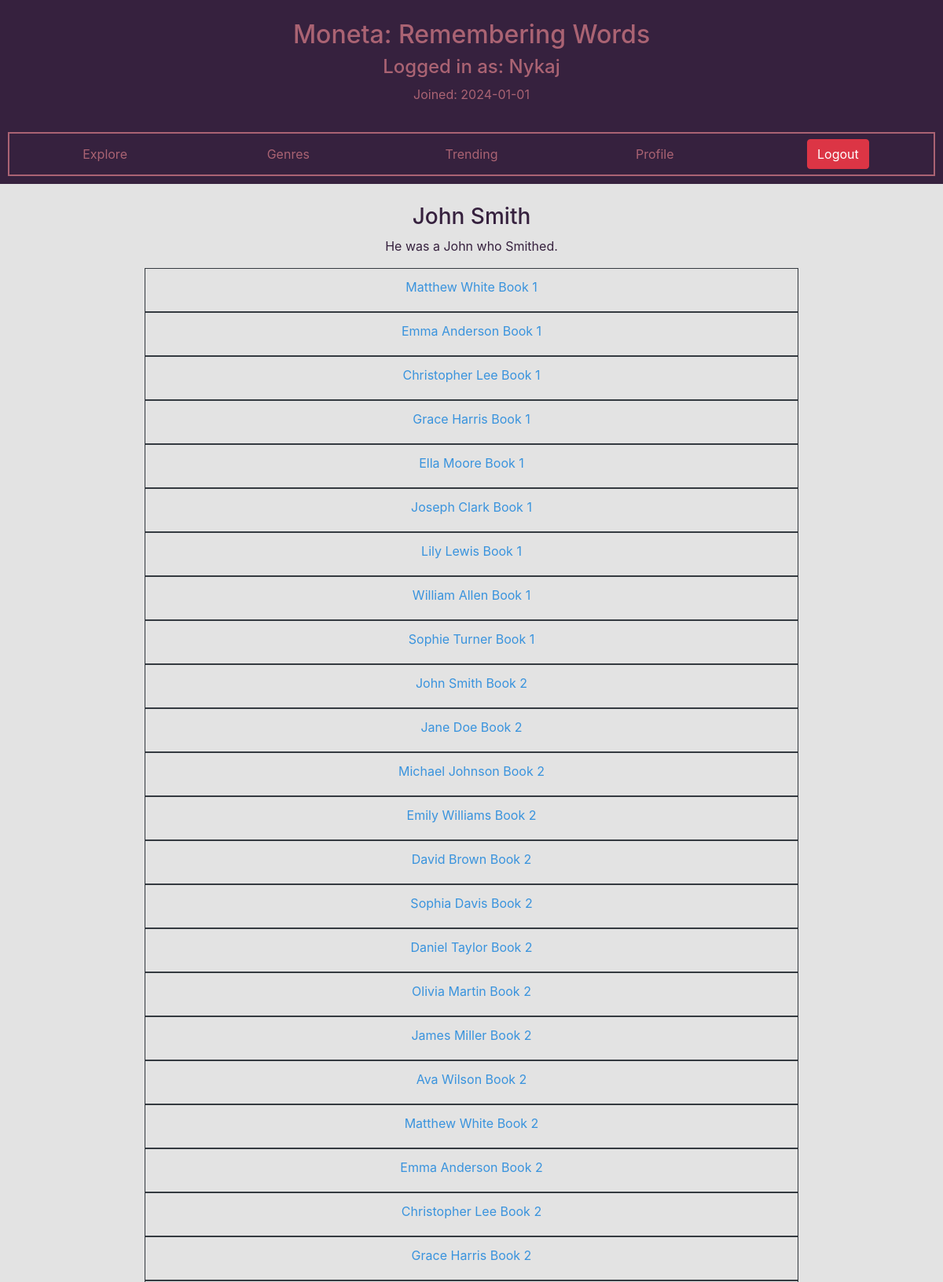
The app's page /author/1 (signed in, upper part) with its own data.
### moneta/models.py (models this page shows, shortened)
class User(db.Model,UserMixin):
    __tablename__ = "user"
    id = db.Column(db.Integer,primary_key = True)
    username = db.Column(db.String(20),nullable=False,unique=True)
    password = db.Column(db.String(60),nullable=True)
    email = db.Column(db.String(60),nullable=False,unique=True)
    doj = db.Column(db.DateTime, nullable=False, default = date.today())
    is_librarian = db.Column(db.Integer,nullable = False, default = 0)
    borrowed = db.relationship('Borrow',backref='user',lazy=True)
    returned = db.relationship('Return',backref='user',lazy=True)
    comments = db.relationship('Comment',backref = 'user', lazy=True)
    requested = db.relationship('Requested',backref = 'user', lazy=True)

class Author(db.Model):
    __tablename__ = 'author'
    id = db.Column(db.Integer,primary_key = True)
    name = db.Column(db.String(80), unique = True, nullable = False)
    bio = db.Column(db.Text)
    books = db.relationship('Book',secondary=written,backref = db.backref('authors',lazy='dynamic') )

class Book(db.Model):
    __tablename__ = "book"
    id = db.Column(db.Integer,primary_key = True)
    name = db.Column(db.String(80), unique = True, nullable = False)
    description = db.Column(db.Text)
    ratings = db.relationship('Rating',backref='book',lazy=True)
    comments = db.relationship('Comment',backref = 'book', lazy=True)
    borrowed = db.relationship('Borrow',backref = 'book',lazy=True)
    requested = db.relationship('Requested',backref = 'book',lazy=True)

### moneta/routes.py (the view)
@app.route("/author/<id>")
@normal_user_required
def selected_author(id):
    author = Author.query.filter(id == Author.id).scalar()
    if not author:
        return render_template('user_specific/non_existant.html')
    return render_template('user_specific/author.html',author=author)

### moneta/routes.py (called while the page is built, shortened)
@login_manager.user_loader
def load_user(user_id):
    user = User.query.filter_by(id=user_id).first()
    app.logger.info(f"User {user.username} was loaded!")
    return user

def normal_user_required(fun):
    @wraps(fun)
    def inner(*args,**kwargs):
        if not current_user.is_anonymous and not current_user.is_librarian:
            return fun(*args,**kwargs)
    return inner

### moneta/templates/user_specific/author.html
{% extends "user_specific/dashboard.html" %}
{% block main_body %}
    <div class="container">
        <div class="row">
            <div class="col text-center">
                <h3 class="help-text">{{ author.name }}</h3>
                {% if author.bio %}
                    <p class="help-text">{{ author.bio }}</p>
                {% else %}
                    <p class="help-text">No description yet!</p>
                {% endif %}
            </div>
        </div>
        <div class="row">
            <div class="col text-center">
                {% for book in author.books %}
                        <div class="mx-auto text-center border border-dark p-1" style="width:75%">
                            <h5><a href="{{ url_for('selected_book',id = book.id) }}" class="btn link-text">{{ book.name }}</a></h5>
                        </div>
                {% endfor %}
            </div>
        </div>
    </div>
{% endblock %}

### moneta/templates/user_specific/dashboard.html
{% extends "base_templates/base.html" %}
{% block header_element %}
    <div class="container-flexible" id="header-container">
        <div class="row text-center header-container-element" id="header-container-info">
            <div class="col" id="header-container-info-content">
                <h2 class="header-info-content-text">Moneta: Remembering Words</h2>
                <h4 class="header-info-content-text">Logged in as: {{ current_user.username }} </h4>
                <p class="header-info-content-text">Joined: {{current_user.doj.__str__()[:10:]}}</p>
            </div>
        </div>
        <div class="row text-center header-container-element" id="header-container-links">
            <div class="col header-link-div"><a class="btn header-link" href="{{ url_for('search') }}">Explore</a></div>
            <div class="col header-link-div"><a class="btn header-link" href="{{ url_for('genre') }}">Genres</a></div>
            <div class="col header-link-div"><a class="btn header-link" href="{{ url_for('trending') }}">Trending</a></div>
            <div class="col header-link-div"><a class="btn header-link" href="{{ url_for('home') }}">Profile</a></div>
            <div class="col header-link-div"><a class="btn btn-danger" href="{{ url_for('logout') }}">Logout</a></div>
        </div>
    </div>
{% endblock %}

### moneta/static/custom/global_styles.css (style rules this page uses)
:root { --custom_primary: rgb(57,147,221); --custom_secondary: rgb(84,122,65); --custom_tertiary: rgb(170,99,115); --custom_accent_light: rgb(227,227,227); --custom_accent_dark: rgb(54,33,62); }
body { background-color: var(--custom_accent_light); overflow-x: hidden; min-height: 100vh; display: flex; flex-direction: column; }

### moneta/static/custom/header_styles.css (style rules this page uses)
#header-container { padding: 5px; margin-bottom: 10px; background-color: var(--custom_accent_dark); }
.header-container-element { padding: 5px; margin: 5px; margin-top: 15px; }
.header-link-div { margin: 2px; }
.header-link { color: var(--custom_tertiary); }
.header-info-content-text { color: var(--custom_tertiary); }
#header-container-links { border: 2px solid var(--custom_tertiary); }

### moneta/static/custom/content_text_styles.css (style rules this page uses)
.link-text { color: var(--custom_primary); }
.help-text { color: var(--custom_accent_dark); }

### records on screen
User: username "Nykaj", doj "2024-01-01"
Author: name "John Smith", bio "He was a John who Smithed."
Book: name "Matthew White Book 1"
Book: name "Emma Anderson Book 1"
Book: name "Christopher Lee Book 1"
Book: name "Grace Harris Book 1"
Book: name "Ella Moore Book 1"
Book: name "Joseph Clark Book 1"
Book: name "Lily Lewis Book 1"
Book: name "William Allen Book 1"
Book: name "Sophie Turner Book 1"
Book: name "John Smith Book 2"
Book: name "Jane Doe Book 2"
Book: name "Michael Johnson Book 2"
Book: name "Emily Williams Book 2"
Book: name "David Brown Book 2"
Book: name "Sophia Davis Book 2"
Book: name "Daniel Taylor Book 2"
Book: name "Olivia Martin Book 2"
Book: name "James Miller Book 2"
Book: name "Ava Wilson Book 2"
Book: name "Matthew White Book 2"
Book: name "Emma Anderson Book 2"
Book: name "Christopher Lee Book 2"
Book: name "Grace Harris Book 2"
